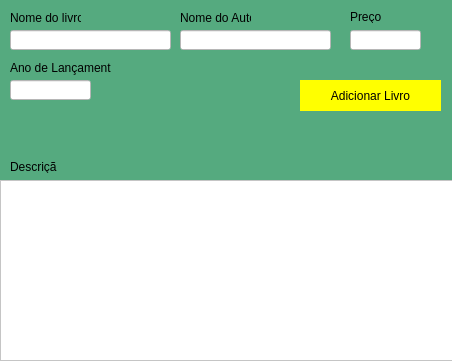
<?xml version="1.0" encoding="UTF-8"?>
<ui version="4.0">
 <class>TelaAddLivros</class>
 <widget class="QMainWindow" name="TelaAddLivros">
  <property name="geometry">
   <rect>
    <x>0</x>
    <y>0</y>
    <width>452</width>
    <height>361</height>
   </rect>
  </property>
  <property name="windowTitle">
   <string>Adicionar Livros</string>
  </property>
  <property name="styleSheet">
   <string notr="true">background-color: rgb(85, 170, 127);</string>
  </property>
  <widget class="QWidget" name="centralwidget">
   <widget class="QPushButton" name="btnaddlivro">
    <property name="geometry">
     <rect>
      <x>300</x>
      <y>80</y>
      <width>141</width>
      <height>31</height>
     </rect>
    </property>
    <property name="styleSheet">
     <string notr="true">background-color: rgb(255, 255, 0);
border-radius: 30px;
</string>
    </property>
    <property name="text">
     <string>Adicionar Livro</string>
    </property>
    <property name="icon">
     <iconset>
      <normaloff>../icons/livro.png</normaloff>../icons/livro.png</iconset>
    </property>
   </widget>
   <widget class="QLineEdit" name="edtLivro">
    <property name="geometry">
     <rect>
      <x>10</x>
      <y>30</y>
      <width>161</width>
      <height>20</height>
     </rect>
    </property>
    <property name="styleSheet">
     <string notr="true">background-color: rgb(255, 255, 255);</string>
    </property>
   </widget>
   <widget class="QLineEdit" name="edtAutor">
    <property name="geometry">
     <rect>
      <x>180</x>
      <y>30</y>
      <width>151</width>
      <height>20</height>
     </rect>
    </property>
    <property name="styleSheet">
     <string notr="true">background-color: rgb(255, 255, 255);</string>
    </property>
   </widget>
   <widget class="QLineEdit" name="edtAno">
    <property name="geometry">
     <rect>
      <x>10</x>
      <y>80</y>
      <width>81</width>
      <height>20</height>
     </rect>
    </property>
    <property name="styleSheet">
     <string notr="true">background-color: rgb(255, 255, 255);</string>
    </property>
   </widget>
   <widget class="QLineEdit" name="edtpreco">
    <property name="geometry">
     <rect>
      <x>350</x>
      <y>30</y>
      <width>71</width>
      <height>20</height>
     </rect>
    </property>
    <property name="styleSheet">
     <string notr="true">background-color: rgb(255, 255, 255);</string>
    </property>
   </widget>
   <widget class="QTextEdit" name="textEdit">
    <property name="geometry">
     <rect>
      <x>0</x>
      <y>180</y>
      <width>461</width>
      <height>181</height>
     </rect>
    </property>
    <property name="styleSheet">
     <string notr="true">background-color: rgb(255, 255, 255);</string>
    </property>
   </widget>
   <widget class="QLabel" name="lblautor">
    <property name="geometry">
     <rect>
      <x>180</x>
      <y>10</y>
      <width>71</width>
      <height>16</height>
     </rect>
    </property>
    <property name="text">
     <string>Nome do Autor</string>
    </property>
   </widget>
   <widget class="QLabel" name="lblpreco">
    <property name="geometry">
     <rect>
      <x>350</x>
      <y>10</y>
      <width>47</width>
      <height>13</height>
     </rect>
    </property>
    <property name="text">
     <string>Preço</string>
    </property>
   </widget>
   <widget class="QLabel" name="lblano">
    <property name="geometry">
     <rect>
      <x>10</x>
      <y>60</y>
      <width>101</width>
      <height>16</height>
     </rect>
    </property>
    <property name="text">
     <string>Ano de Lançamento</string>
    </property>
   </widget>
   <widget class="QLabel" name="lbllivro">
    <property name="geometry">
     <rect>
      <x>10</x>
      <y>10</y>
      <width>71</width>
      <height>16</height>
     </rect>
    </property>
    <property name="text">
     <string>Nome do livro</string>
    </property>
   </widget>
   <widget class="QLabel" name="lbldescricao">
    <property name="geometry">
     <rect>
      <x>10</x>
      <y>160</y>
      <width>47</width>
      <height>13</height>
     </rect>
    </property>
    <property name="text">
     <string>Descrição</string>
    </property>
   </widget>
  </widget>
 </widget>
 <tabstops>
  <tabstop>btnaddlivro</tabstop>
  <tabstop>edtLivro</tabstop>
  <tabstop>edtAutor</tabstop>
  <tabstop>edtAno</tabstop>
  <tabstop>edtpreco</tabstop>
 </tabstops>
 <resources/>
 <connections/>
</ui>
